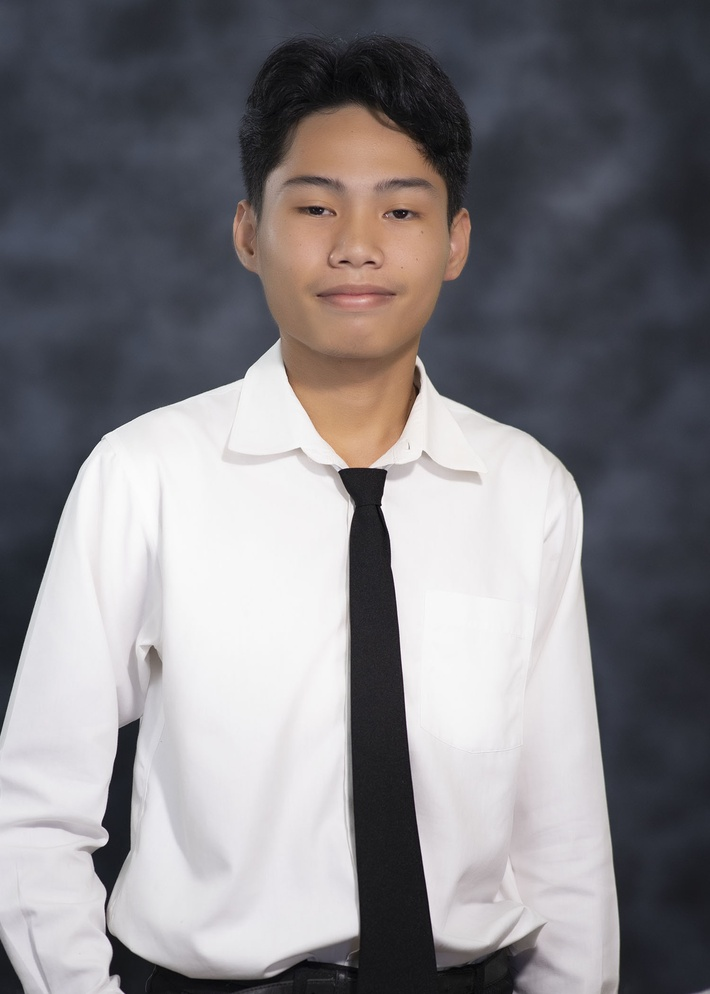
#> input picture data/5r.jpg, 710 x 994 px, shrunk from 1500 x 2100 before the run, found by its file name
$ python contour_img.py
#> lines starting #> are read from the running program, lines starting #| are printed output that depends on the picture; after the words box and inside, x2 and y2 are one past the last pixel; in counts of white or black regions, pixels touching at a corner belong together
import os
import cv2 as cv

img = cv.imread(os.path.join(".", "data", "5r.jpg"))
#> img is the input picture: shape (994, 710, 3); mean B, G, R 132.1, 128.4, 130.9

img = cv.cvtColor(img, cv.COLOR_BGR2GRAY)
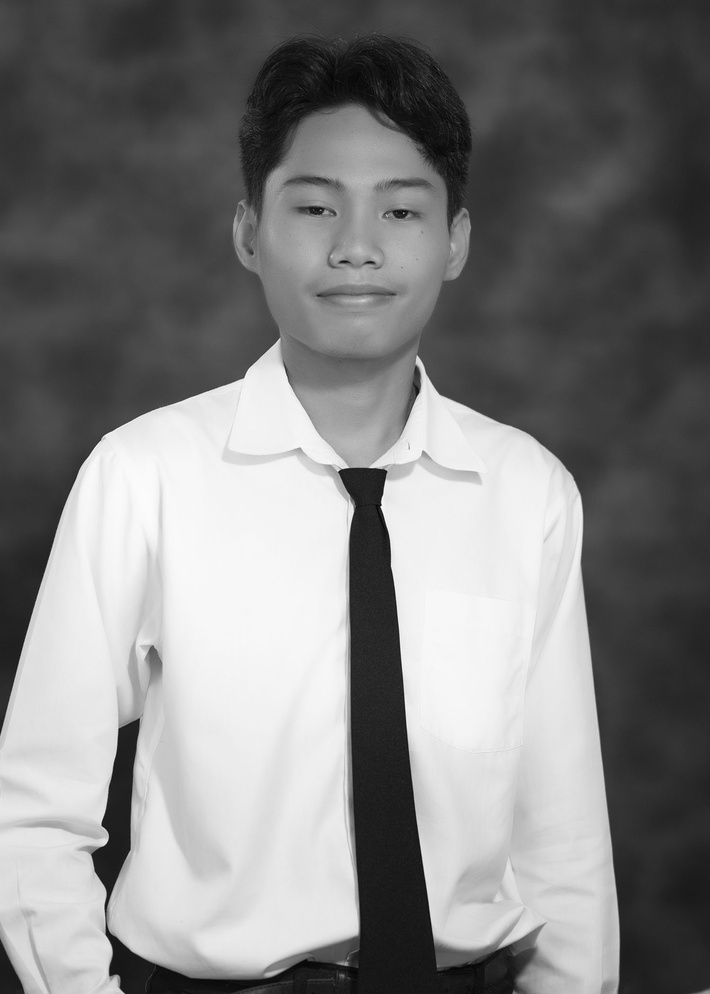
#> img: shape (994, 710); min 1, max 254, mean 129.5

ret, thresh = cv.threshold(img, 127, 255, cv.THRESH_BINARY_INV)
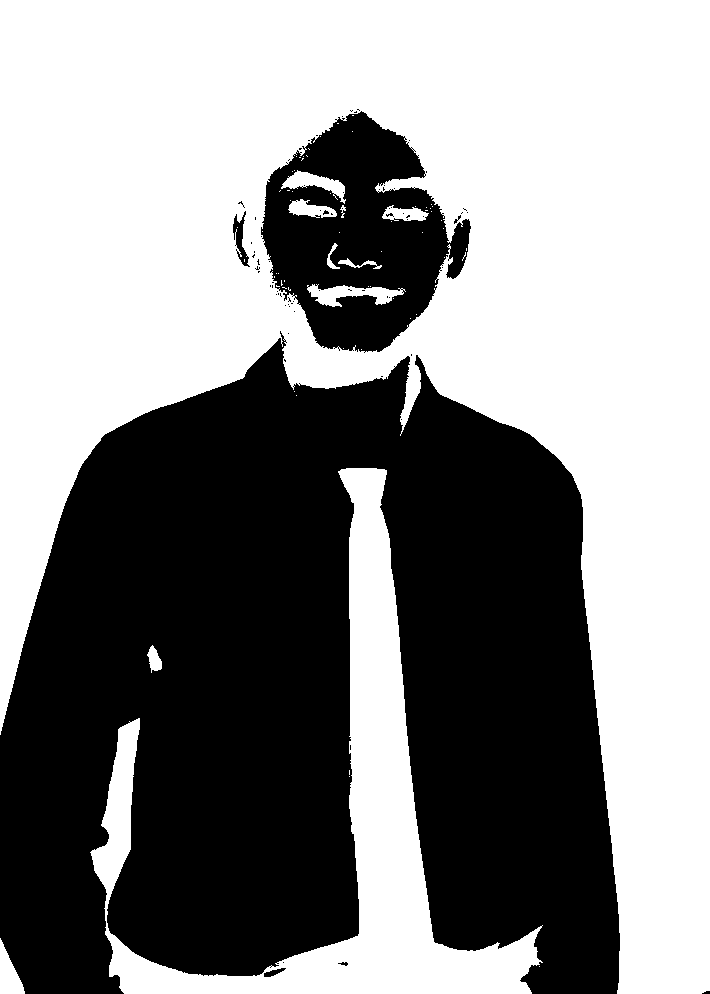
#> thresh: shape (994, 710); 54.7% white; 74 black regions (68 under 20 px)

contours, hierarchy = cv.findContours(thresh, cv.RETR_TREE, cv.CHAIN_APPROX_SIMPLE)
#> contours = 201 contours, 185 with area under 20; largest, box (x1, y1, x2, y2) and area: (0, 0, 710, 994) 365889, (90, 468, 543, 994) 45672, (260, 110, 472, 353) 32758, (307, 284, 406, 307) 986, (281, 170, 346, 204) 724

for cnt in contours:
    if cv.contourArea(cnt) > 200:
        cv.drawContours(img, cnt, -1,(0, 255, 0), 1)
#> this loop made 201 passes
#> cnt on passes 1, 3, 4: [[539, 966]], [[349, 776]], [[349, 770], [349, 774]]
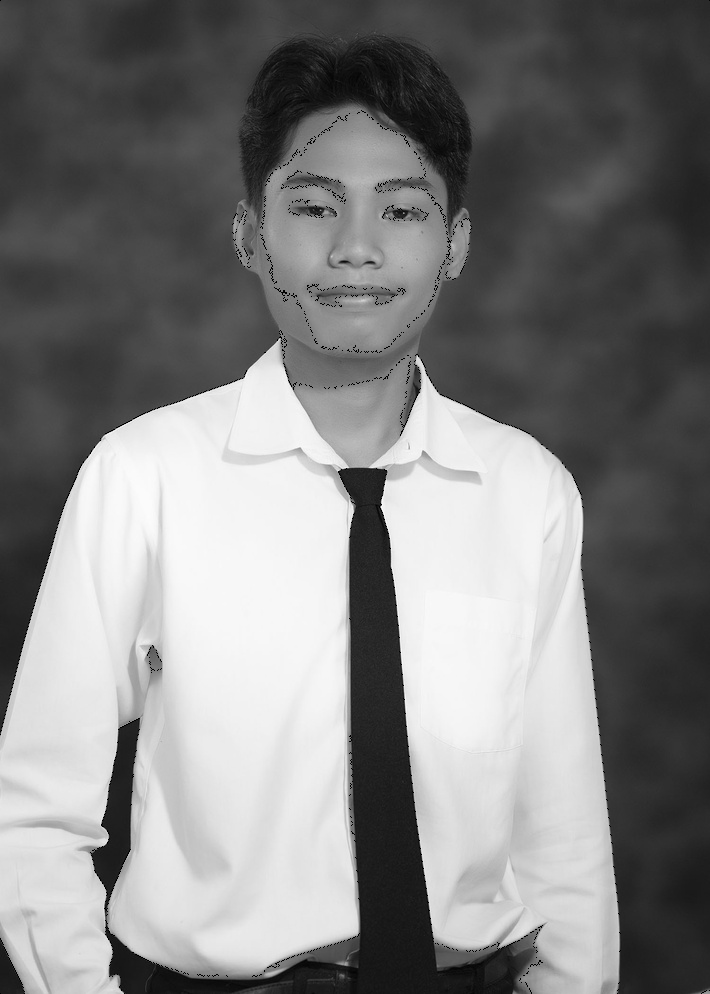
#> img: shape (994, 710); 0.4% of pixels changed, all inside (x1, y1, x2, y2) = (0, 0, 710, 994)

cv.imshow("thresh", img)
cv.waitKey(0)
